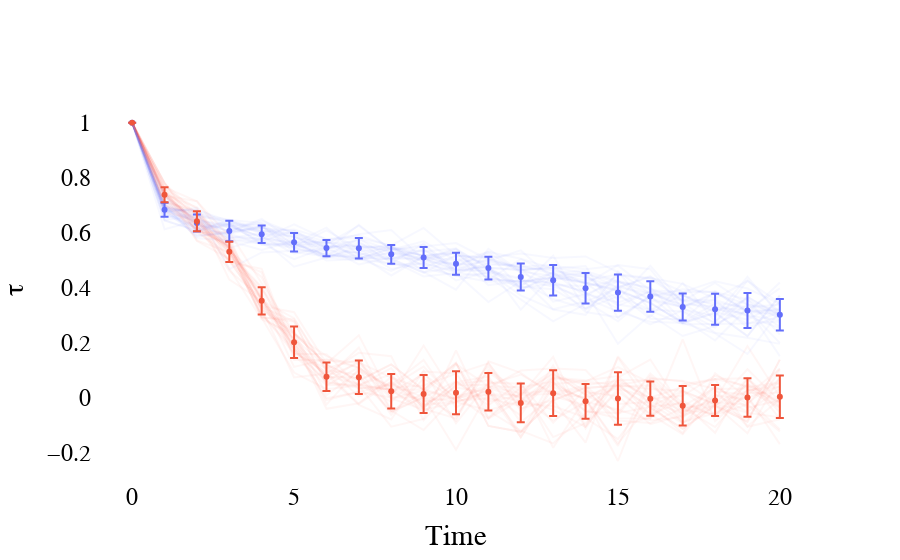

Notebook cell for this chart:
### Code cell
fig = go.Figure()

colors = px.colors.qualitative.Plotly  # or any other color palette
scenario_colors = {scenario: colors[i % len(colors)] for i, scenario in enumerate(all_results_rank['Scenario'].unique())}

scenario_to_see = [1,2]

for seed in seeds:
    # for i in all_results_rank['Scenario'].unique():
    for i in scenario_to_see:
        df = all_results_rank[(all_results_rank['Scenario'] == i) & (all_results_rank['Seed'] == seed)]
        fig.add_trace(
            go.Scatter(
                x=df['Time_compared'],
                y=df['tau'],
                mode = 'lines',
                name = f'Scenario{i}-Seed{seed}',
                opacity = 0.05,
                line = dict(color = scenario_colors[i])
            )
        )

for i in scenario_to_see:
    scenario_mean_rank = mean_rank_modality[mean_rank_modality['Scenario'] == i]  
    fig.add_trace(
        go.Scatter(
            x=scenario_mean_rank['Time_compared'],
            y=scenario_mean_rank['mean'],
            error_y=dict(
                type='data',  
                array=scenario_mean_rank['std'], 
                arrayminus=scenario_mean_rank['std'],  
            ),
            mode='markers',
            name=f'Scenario {i}',
            opacity=1,
            marker=dict(color=scenario_colors[i]) 
        )
    )


fig.update_layout(
    # title = 'tau based on Wealth_Rank, ref_time = 0',
    xaxis_title='Time',
    yaxis_title='&#964;',
    legend_title='Scenarios',
    font_family="Times New Roman",
    title_font_family="Times New Roman",
    font_size = 24,
    font_color = 'black',
    showlegend=False,
    # margin=dict(l=10, r=10, t=10, b=10),
    # paper_bgcolor='rgba(0,0,0,0)',
    plot_bgcolor = 'rgba(0,0,0,0)'
)


fig.show()
